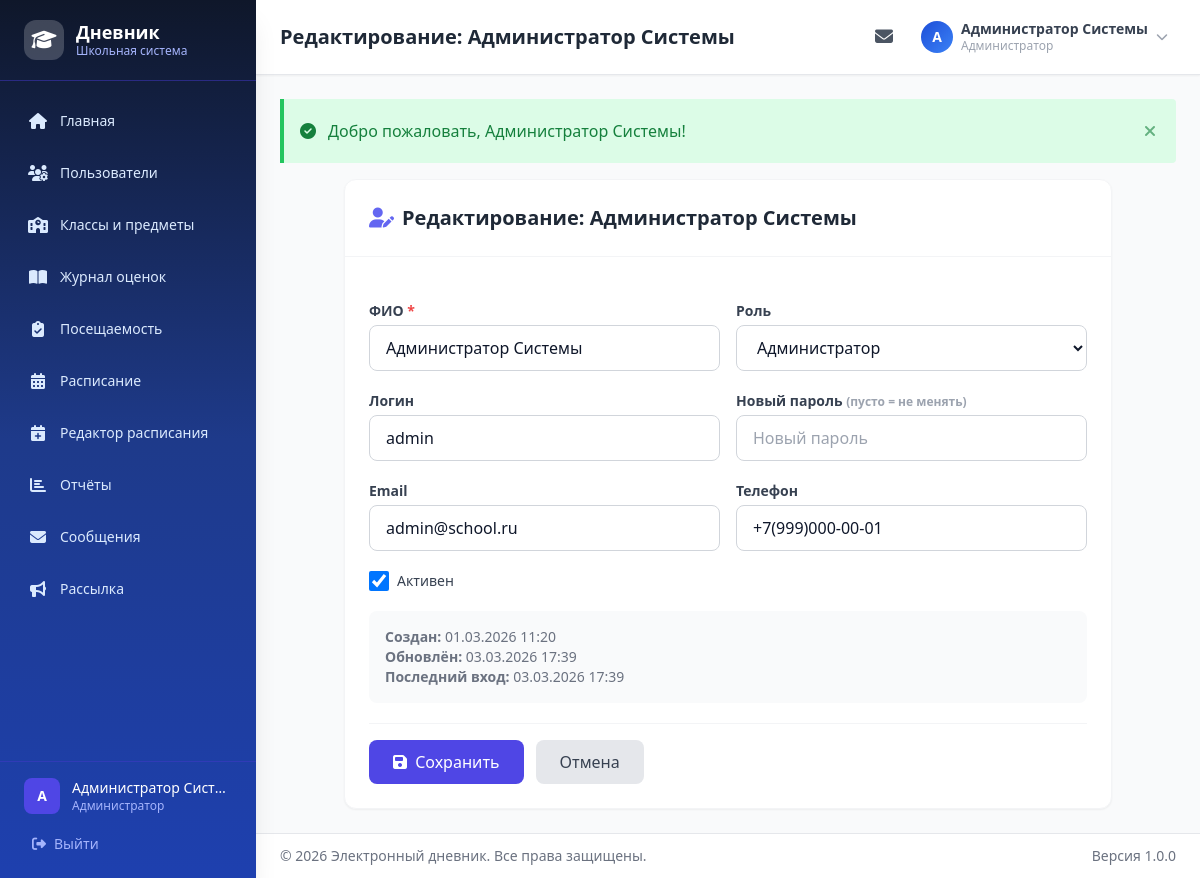
/users/edit/1 (signed in), run on an earlier commit of the app's database.
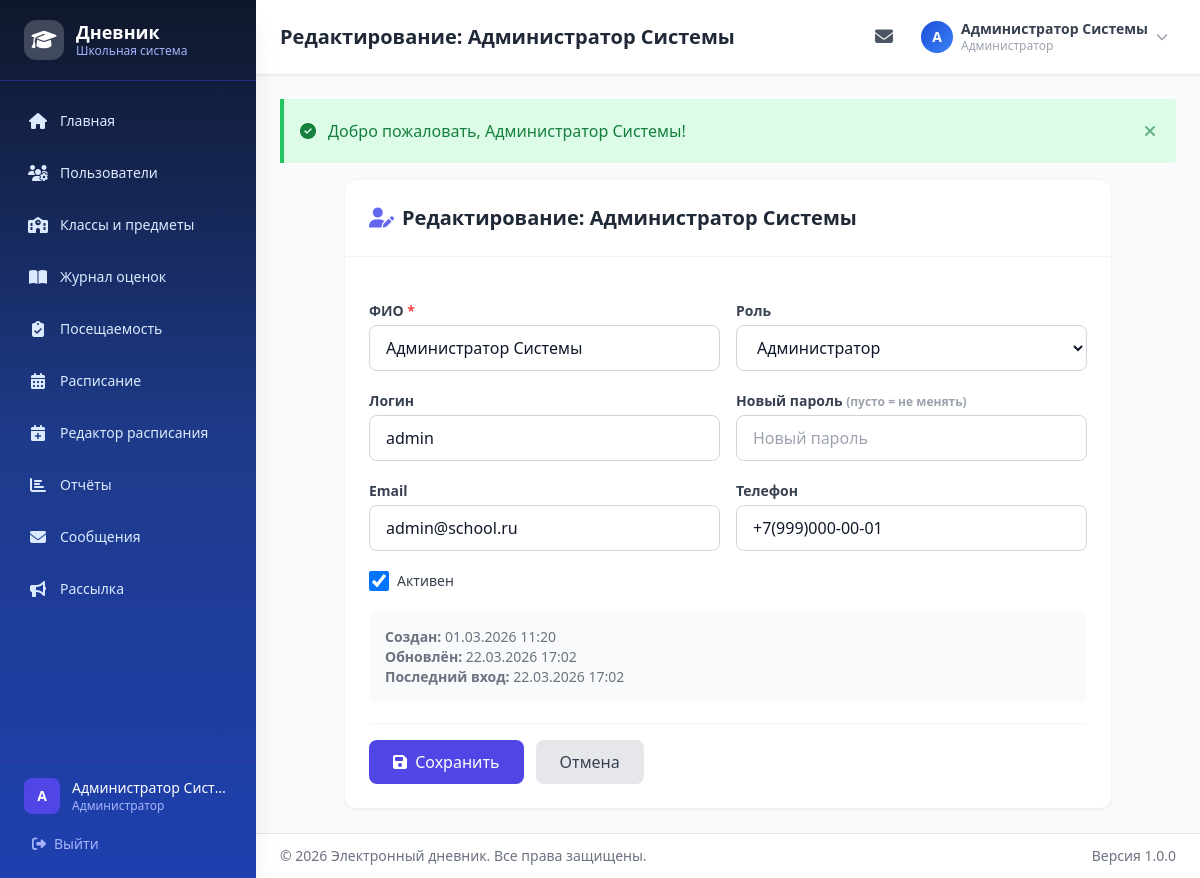
And on a later commit of the database.
### tables this page shows
CREATE TABLE `users` (
  `id` int NOT NULL,
  `login` varchar(100) NOT NULL,
  `password_hash` varchar(255) NOT NULL,
  `full_name` varchar(255) NOT NULL,
  `email` varchar(255) DEFAULT NULL,
  `phone` varchar(20) DEFAULT NULL,
  `role_id` int NOT NULL,
  `is_active` tinyint(1) DEFAULT '1',
  `last_login` timestamp NULL DEFAULT NULL,
  `created_at` timestamp NULL DEFAULT CURRENT_TIMESTAMP,
  `updated_at` timestamp NULL DEFAULT CURRENT_TIMESTAMP ON UPDATE CURRENT_TIMESTAMP
);

CREATE TABLE `roles` (
  `id` int NOT NULL,
  `name` varchar(50) NOT NULL,
  `display_name` varchar(100) NOT NULL
);

### controllers/UserController.php (called while the page is built, shortened)
<?php
class UserController {
    private $userModel;
    public function __construct() {
        require_once __DIR__ . '/../models/User.php';
        $this->userModel = new User();
    }
    public function edit($id){
        $user = $this->userModel->findById($id);
        $pageTitle = 'Редактирование: ' . $user['full_name'];
        $roles = $this->userModel->getRoles();
        require __DIR__ . '/../views/layout/header.php';
        require __DIR__ . '/../views/users/edit.php';
        require __DIR__ . '/../views/layout/footer.php';
    }
}

### includes/auth.php (called while the page is built, shortened)
<?php
function isLoggedIn() {
    return isset($_SESSION['user_id']) && !empty($_SESSION['user_id']);
}
function currentUser() {
    return [
        'id'        => $_SESSION['user_id'],
        'login'     => $_SESSION['user_login'],
        'full_name' => $_SESSION['user_full_name'],
        'role'      => $_SESSION['user_role'],
        'role_name' => $_SESSION['user_role_name'],
        'email'     => $_SESSION['user_email'] ?? '',
    ];
}

### models/User.php (called while the page is built, shortened)
<?php
class User {
    private $db;
    public function __construct() {
        $this->db = getDB();
    }
   public function findById($id) {
    $id = (int)$id;
    $stmt = $this->db->prepare("
        SELECT u.*, r.name as role_name, r.display_name as role_display_name
        FROM users u
        JOIN roles r ON u.role_id = r.id
        WHERE u.id = :id
        LIMIT 1
    ");
    $stmt->execute([':id' => $id]);
    return $stmt->fetch();
}
    public function getRoles() {
        $stmt = $this->db->query("SELECT * FROM roles ORDER BY id");
        return $stmt->fetchAll();
    }
}

### config/database.php (called while the page is built, shortened)
<?php
function getDB() {
    static $pdo = null;
    if ($pdo === null) {
        $dsn = sprintf(
            'mysql:host=%s;port=%s;dbname=%s;charset=%s',
            DB_HOST, DB_PORT, DB_NAME, DB_CHARSET
        );
        $options = [
            PDO::ATTR_ERRMODE            => PDO::ERRMODE_EXCEPTION,
            PDO::ATTR_DEFAULT_FETCH_MODE => PDO::FETCH_ASSOC,
            PDO::ATTR_EMULATE_PREPARES   => false,
            PDO::MYSQL_ATTR_INIT_COMMAND => "SET NAMES " . DB_CHARSET,
        ];
        try {
            $pdo = new PDO($dsn, DB_USER, DB_PASS, $options);
        } catch (PDOException $e) {
            if (defined('APP_DEBUG') && APP_DEBUG) {
                die('Ошибка подключения к БД: ' . $e->getMessage());
            } else {
                die('Ошибка подключения к базе данных.');
            }
        }
    }
    return $pdo;
}

### views/users/edit.php (the view, shortened to what the changed rows need)
<?php
$userRoleId = isset($user['role_id']) ? $user['role_id'] : 0;
$userIsActive = isset($user['is_active']) ? (int)$user['is_active'] : 1;
?>
<div class="max-w-3xl mx-auto">
    <div class="bg-white rounded-xl shadow-sm border border-gray-100 overflow-hidden">
        <div class="p-6 border-b border-gray-100">
            <h2 class="text-xl font-bold text-gray-800">
                <i class="fas fa-user-edit text-indigo-500 mr-2"></i>Редактирование: <?= e($user['full_name']) ?>
            </h2>
        </div>
        <form method="POST" action="<?= url('users/update/' . $user['id']) ?>" class="p-6 space-y-5">
            <div class="grid grid-cols-1 md:grid-cols-2 gap-4">
                <div>
                    <label class="block text-sm font-semibold text-gray-700 mb-1">ФИО <span class="text-red-500">*</span></label>
                    <input type="text" name="full_name" required value="<?= e($user['full_name']) ?>"
                           class="w-full px-4 py-2.5 border border-gray-300 rounded-lg focus:ring-2 focus:ring-indigo-500 focus:border-indigo-500 outline-none transition">
                </div>
                <div>
                    <label class="block text-sm font-semibold text-gray-700 mb-1">Роль</label>
                    <select name="role_id" id="roleSelect" onchange="onRoleChange()"
                            class="w-full px-4 py-2.5 border border-gray-300 rounded-lg focus:ring-2 focus:ring-indigo-500 focus:border-indigo-500 outline-none transition bg-white">
                        <?php foreach ($roles as $r): ?>
                        <option value="<?= $r['id'] ?>" data-name="<?= e($r['name']) ?>" <?= $userRoleId == $r['id'] ? 'selected' : '' ?>>
                            <?= e($r['display_name']) ?>
                        </option>
                        <?php endforeach; ?>
                    </select>
                </div>
            </div>
            <div class="grid grid-cols-1 md:grid-cols-2 gap-4">
                <div>
                    <label class="block text-sm font-semibold text-gray-700 mb-1">Логин</label>
                    <input type="text" name="login" value="<?= e($user['login']) ?>"
                           class="w-full px-4 py-2.5 border border-gray-300 rounded-lg focus:ring-2 focus:ring-indigo-500 focus:border-indigo-500 outline-none transition">
                </div>
                <div>
                    <label class="block text-sm font-semibold text-gray-700 mb-1">Новый пароль <span class="text-gray-400 text-xs">(пусто = не менять)</span></label>
                    <input type="text" name="password"
                           class="w-full px-4 py-2.5 border border-gray-300 rounded-lg focus:ring-2 focus:ring-indigo-500 focus:border-indigo-500 outline-none transition"
                           placeholder="Новый пароль">
                </div>
            </div>
            <div class="grid grid-cols-1 md:grid-cols-2 gap-4">
                <div>
                    <label class="block text-sm font-semibold text-gray-700 mb-1">Email</label>
                    <input type="email" name="email" value="<?= e($user['email'] ?? '') ?>"
                           class="w-full px-4 py-2.5 border border-gray-300 rounded-lg focus:ring-2 focus:ring-indigo-500 focus:border-indigo-500 outline-none transition">
                </div>
                <div>
                    <label class="block text-sm font-semibold text-gray-700 mb-1">Телефон</label>
                    <input type="text" name="phone" value="<?= e($user['phone'] ?? '') ?>"
                           class="w-full px-4 py-2.5 border border-gray-300 rounded-lg focus:ring-2 focus:ring-indigo-500 focus:border-indigo-500 outline-none transition">
                </div>
            </div>
            <div class="flex items-center gap-3">
                <label class="inline-flex items-center cursor-pointer">
                    <input type="checkbox" name="is_active" value="1" <?= $userIsActive ? 'checked' : '' ?>
                           class="w-5 h-5 text-indigo-600 border-gray-300 rounded focus:ring-indigo-500">
                    <span class="ml-2 text-sm font-medium text-gray-700">Активен</span>
                </label>
            </div>
            <div class="bg-gray-50 rounded-lg p-4 text-sm text-gray-500">
                <p><strong>Создан:</strong> <?= formatDateTime($user['created_at'] ?? '') ?></p>
                <p><strong>Обновлён:</strong> <?= formatDateTime($user['updated_at'] ?? '') ?></p>
                <?php if (!empty($user['last_login'])): ?>
                <p><strong>Последний вход:</strong> <?= formatDateTime($user['last_login']) ?></p>
                <?php endif; ?>
            </div>
            <div class="flex items-center gap-3 pt-4 border-t border-gray-100">
                <button type="submit" class="px-6 py-2.5 bg-indigo-600 text-white rounded-lg hover:bg-indigo-700 transition font-medium">
                    <i class="fas fa-save mr-1"></i> Сохранить
                </button>
                <a href="<?= url('users') ?>" class="px-6 py-2.5 bg-gray-200 text-gray-700 rounded-lg hover:bg-gray-300 transition font-medium">
                    Отмена
                </a>
            </div>
        </form>
    </div>
</div>

### views/layout/header.php (shortened to what the changed rows need)
<!DOCTYPE html>
<html lang="ru" class="h-full">
<head>
    <script src="https://cdn.tailwindcss.com"></script>
    <link rel="stylesheet" href="https://cdnjs.cloudflare.com/ajax/libs/font-awesome/6.5.1/css/all.min.css">
    <link rel="stylesheet" href="<?= url('assets/css/style.css') ?>">
</head>
<body class="h-full bg-gray-50">
<div class="flex h-full">
    <?php require __DIR__ . '/sidebar.php'; ?>
    <div class="flex-1 flex flex-col min-h-screen lg:ml-64">
        <header class="bg-white shadow-sm border-b border-gray-200 sticky top-0 z-30">
            <div class="flex items-center justify-between px-4 lg:px-6 py-3">
                <h1 class="text-lg lg:text-xl font-bold text-gray-800 truncate">
                    <?= e($pageTitle ?? 'Главная панель') ?>
                </h1>
                <div class="flex items-center gap-3">
                    <a href="<?= url('messages/inbox') ?>" class="relative p-2 rounded-lg text-gray-600 hover:bg-gray-100 transition">
                        <i class="fas fa-envelope text-lg"></i>
                    </a>
                    <div class="relative" id="profileDropdown">
                        <button onclick="toggleProfileMenu()" class="flex items-center gap-2 p-2 rounded-lg hover:bg-gray-100 transition">
                            <div class="w-8 h-8 bg-gradient-to-br from-blue-700 to-blue-500 rounded-full flex items-center justify-center text-white text-sm font-bold">
                                <?= mb_strtoupper(mb_substr($currentUser['full_name'], 0, 1)) ?>
                            </div>
                            <div class="hidden md:block text-left">
                                <p class="text-sm font-semibold text-gray-700 leading-tight"><?= e($currentUser['full_name']) ?></p>
                                <p class="text-xs text-gray-400"><?= e($currentUser['role_name']) ?></p>
                            </div>
                            <i class="fas fa-chevron-down text-xs text-gray-400 hidden md:block"></i>
                        </button>
                    </div>
                </div>
            </div>
        </header>
        <main class="flex-1 p-4 lg:p-6">

### views/layout/sidebar.php (shortened to what the changed rows need)
<?php
$currentUser = currentUser();
$role = currentRole();
$currentRoute = isset($_GET['route']) ? trim($_GET['route'], '/') : 'dashboard';
function isActive($route) {
    global $currentRoute;
    $current = trim($currentRoute, '/');
    $target  = trim($route, '/');
    if (strpos($target, '/') !== false) {
        return $current === $target;
    }
    $parts = explode('/', $current);
    return ($parts[0] ?? '') === $target;
}
function activeClass($route) {
    return isActive($route)
        ? 'bg-white/10 text-white shadow-md'
        : 'text-blue-100 hover:bg-white/10 hover:text-white';
}
$menuItems = [];
$menuItems[] = ['url' => 'dashboard', 'icon' => 'fa-home', 'label' => 'Главная'];
switch ($role) {
    case 'admin':
        $menuItems[] = ['url' => 'users', 'icon' => 'fa-users-cog', 'label' => 'Пользователи'];
        $menuItems[] = ['url' => 'users/classes', 'icon' => 'fa-school', 'label' => 'Классы и предметы'];
        $menuItems[] = ['url' => 'grades/journal', 'icon' => 'fa-book-open', 'label' => 'Журнал оценок'];
        $menuItems[] = ['url' => 'attendance/mark', 'icon' => 'fa-clipboard-check', 'label' => 'Посещаемость'];
        $menuItems[] = ['url' => 'schedule/view', 'icon' => 'fa-calendar-alt', 'label' => 'Расписание'];
        $menuItems[] = ['url' => 'schedule/edit', 'icon' => 'fa-calendar-plus', 'label' => 'Редактор расписания'];
        $menuItems[] = ['url' => 'reports', 'icon' => 'fa-chart-bar', 'label' => 'Отчёты'];
        $menuItems[] = ['url' => 'messages/inbox', 'icon' => 'fa-envelope', 'label' => 'Сообщения'];
        $menuItems[] = ['url' => 'messages/broadcast', 'icon' => 'fa-bullhorn', 'label' => 'Рассылка'];
        break;
}
?>
<aside id="sidebar" class="fixed inset-y-0 left-0 w-64 bg-gradient-to-b from-slate-900 via-blue-900 to-blue-800 transform -translate-x-full lg:translate-x-0 transition-transform duration-300 ease-in-out z-50 flex flex-col shadow-xl">
    <div class="flex items-center gap-3 px-6 py-5 border-b border-indigo-700/50">
        <div class="w-10 h-10 bg-white/20 rounded-xl flex items-center justify-center">
            <i class="fas fa-graduation-cap text-white text-xl"></i>
        </div>
        <div>
            <h2 class="text-white font-bold text-lg leading-tight">Дневник</h2>
            <p class="text-indigo-300 text-xs">Школьная система</p>
        </div>
    </div>
    <nav class="flex-1 px-3 py-4 overflow-y-auto">
        <ul class="space-y-1">
            <?php foreach ($menuItems as $item): ?>
            <li>
                <a href="<?= url($item['url']) ?>"
                   class="flex items-center gap-3 px-4 py-3 rounded-xl text-sm font-medium transition-all duration-200 <?= activeClass($item['url']) ?>">
                    <i class="fas <?= $item['icon'] ?> w-5 text-center text-base"></i>
                    <span><?= e($item['label']) ?></span>
                </a>
            </li>
            <?php endforeach; ?>
        </ul>
    </nav>
    <div class="px-4 py-4 border-t border-indigo-700/50">
        <div class="flex items-center gap-3 px-2">
            <div class="w-9 h-9 bg-indigo-600 rounded-lg flex items-center justify-center text-white text-sm font-bold">
                <?= mb_strtoupper(mb_substr($currentUser['full_name'] ?? 'U', 0, 1)) ?>
            </div>
            <div class="flex-1 min-w-0">
                <p class="text-white text-sm font-medium truncate"><?= e($currentUser['full_name'] ?? '') ?></p>
                <p class="text-indigo-300 text-xs truncate"><?= e($currentUser['role_name'] ?? '') ?></p>
            </div>
        </div>
        <a href="<?= url('logout') ?>" class="mt-3 flex items-center gap-2 px-4 py-2 text-sm text-indigo-300 hover:text-white hover:bg-indigo-700/50 rounded-lg transition">
            <i class="fas fa-sign-out-alt"></i>
            <span>Выйти</span>
        </a>
    </div>
</aside>

What changed in the data, as far as the page shows it:
changed users "Редактирование: Администратор Системы": updated_at "03.03.2026 17:39" → "22.03.2026 17:02"; last_login "03.03.2026 17:39" → "22.03.2026 17:02"
